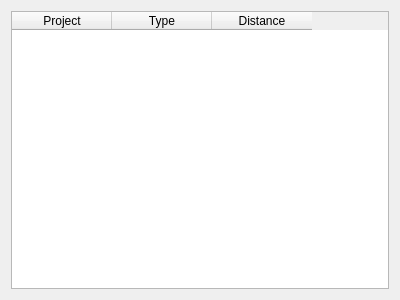
<?xml version="1.0" encoding="UTF-8"?>
<ui version="4.0">
 <class>dlgImpacts</class>
 <widget class="QDialog" name="dlgImpacts">
  <property name="geometry">
   <rect>
    <x>0</x>
    <y>0</y>
    <width>400</width>
    <height>300</height>
   </rect>
  </property>
  <property name="windowTitle">
   <string>Impacts Table</string>
  </property>
  <layout class="QGridLayout" name="gridLayout">
   <item row="0" column="0">
    <widget class="QTableWidget" name="tblImpacts">
     <property name="alternatingRowColors">
      <bool>true</bool>
     </property>
     <column>
      <property name="text">
       <string>Project</string>
      </property>
     </column>
     <column>
      <property name="text">
       <string>Type</string>
      </property>
     </column>
     <column>
      <property name="text">
       <string>Distance</string>
      </property>
     </column>
    </widget>
   </item>
  </layout>
 </widget>
 <resources/>
 <connections/>
</ui>
